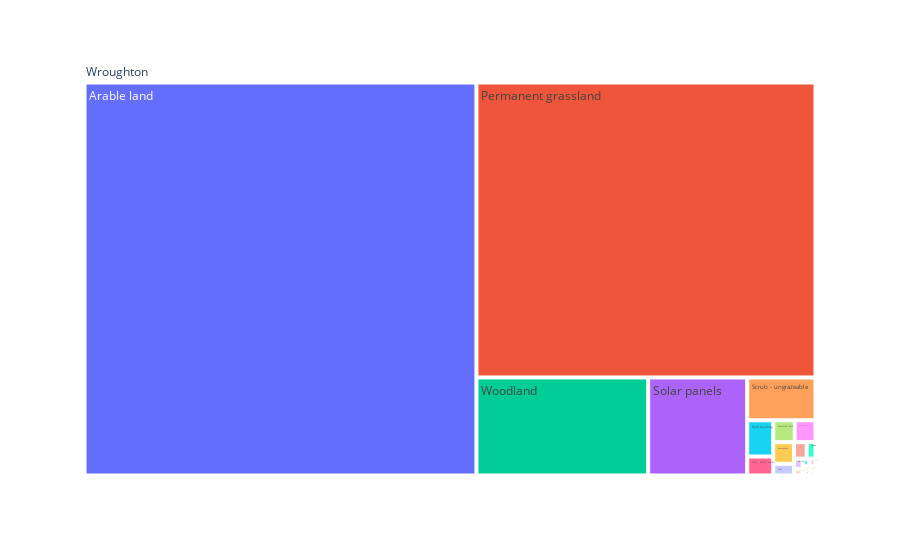

The code cell stored with this chart in its notebook:
### Code cell
fig = px.treemap(df_colerne_land_cover, names = "groupColumnValue",parents = "NAME", values = "value")
print(fig)
fig.show()

### Figure 1 — Plotly figure (JSON) as saved in the notebook; plotly's stock layout.template omitted (floating-point values rounded to 4 significant figures)
{"data": [{"domain": {"x": [0, 1], "y": [0, 1]}, "hovertemplate": "groupColumnValue=%{label}<br>value=%{value}<br>NAME=%{parent}<extra></extra>", "labels": ["Arable land", "Drain/ditch/dyke", "Farm building", "Farmyards", "Fen marsh & swamp", "Gallop", "Hard standing", "Heaps", "Metalled track", "Natural woodland", "Non-utilised Bank", "Notional - scrub", "Permanent grassland", "Pond", "Rivers and Streams type 2", "Rivers and Streams type 3", "Roads", "Scrub - ungrazeable", "Solar panels", "Structure", "Track - natural surface", "Woodland"], "name": "", "parents": ["Wroughton", "Wroughton", "Wroughton", "Wroughton", "Wroughton", "Wroughton", "Wroughton", "Wroughton", "Wroughton", "Wroughton", "Wroughton", "Wroughton", "Wroughton", "Wroughton", "Wroughton", "Wroughton", "Wroughton", "Wroughton", "Wroughton", "Wroughton", "Wroughton", "Wroughton"], "type": "treemap", "values": [1056.0, 0.2462, 1.433, 3.065, 0.3758, 0.6098, 6.462, 0.06278, 3.224, 3.124, 0.1963, 0.3545, 685.6, 1.669, 0.1995, 0.1198, 0.9976, 20.04, 66.56, 0.3231, 3.391, 115.4]}], "layout": {"legend": {"tracegroupgap": 0}, "margin": {"t": 60}}}
